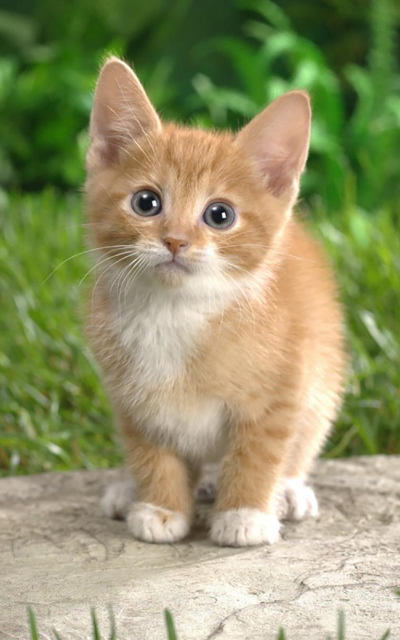
#> input picture colorextraction/cat.bmp, 800 x 1280 px, found by its file name (shown at 1/2 size)
$ python Transparency_fading.py
#> lines starting #> are read from the running program, lines starting #| are printed output that depends on the picture
#> further down, image_original is the input picture: shape (1280, 800, 3); mean B, G, R 107, 149.4, 148.1
## from https://stackoverflow.com/questions/69579255/how-to-fade-image-in-python
import matplotlib.pylab as plt
import matplotlib.image as img
from PIL import Image
import numpy as np
import cv2
import time


def bgr2rgb(bgr):
    rgb = bgr[:, :, ::-1]
    return rgb

#rgb2rgba function
def rgb2rgba(rgb, value):
#> called with value = 175
    height, width, _ = rgb.shape
#> height = 1280; width = 800
    rgba_image = np.zeros((height, width, 4))

    rgba_image[:,:,0:3] = rgb
    rgba_image[:,:,3] = value
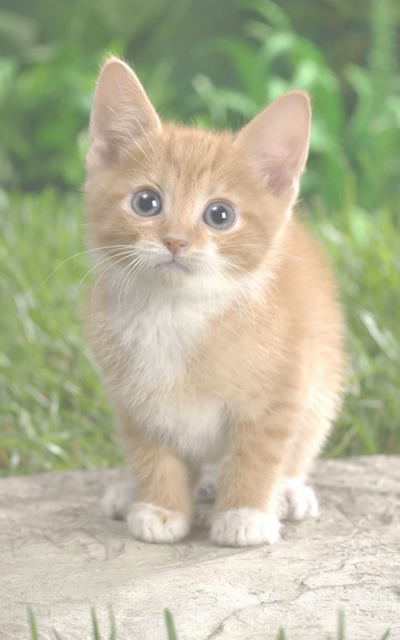
#> rgba_image: shape (1280, 800, 4) float64 (shown at 1/2 size); mean R, G, B, A 148.1, 149.4, 107, 175; transparent parts drawn white
    # for y in range(width):
    #     for x in range(height):
    #         rgba_image[x,y,3]= value
    rgba_image = rgba_image.astype(np.uint8)
    return rgba_image


#수직방향 fade out 함수
#def fade_image_vertical(image_v, p1, p2, flow_up=False):
    height, width, _ = image_v.shape    #이미지 세로*가로 크기 저장
    fade_range = list(range(int(height * p1), int(height * p2)))    #fade할 범위 2개의 list로 지정,
##    fade_range = fade_range[::-1] if flow_up else fade_range        #??왜있나??flowup이면(위로갈수록 fade_out) 리스트 역으로:...5,4,3,2,1,0//아니면 그대로

    for y in fade_range:
        if flow_up:                                                     #위로 갈수록 fade out
            alpha = int((y - height * p1) / height / (p2 - p1) * 255)   # y열 숫자가 클수록 alpha 증가, 투명도 감소
        else:                                                                   #아래로 갈수록 fade out
            alpha = 255 - int((y - height * p1) / height / (p2 - p1) * 255)     #y열 숫자 클수록 alpha 감소, 투명도 증가
        for x in range(width):                                            # width에 대하여 반복한다
            image_v[y, x, 3] = alpha                                      #image_v의 3번째 채널(?)에 앞에서 계산했던 alpha값을 계속 대입해준다
    return image_v

#def fade_image_horizontal(image_h, p1, p2, flow_left=False):

    height, width, _ = image_h.shape
    fade_range = list(range(int(width*p1), int(width*p2)))
    fade_range = fade_range[::-1] if flow_left else fade_range

    for x in fade_range:
        if flow_left:
            alpha = int((x - width*p1) / width / (p2-p1) * 255)
        else:
            alpha = 255-int((x - width*p1) / width / (p2-p1) * 255)
        for y in range(height):
            image_h[y, x, 3] = alpha
    return image_h


def fade_image_edge(image_e, fade_distance):
    # 이미지의 크기 가져오기
#> called with fade_distance = 510
    height, width, _ = image_e.shape
#> height = 1280; width = 800
    # 가장자리에서 투명도 적용
    for y in range(height):
        for x in range(width):                      #0행0열부터 0행1열, 0행 2열... 순으로 적용
            alpha = min(255, int(min(x, y, width - x, height - y)) / fade_distance * 255)   #alpha값은 행과 열이 이미지 크기의 극단에 있을수록 작아짐(투명도 증가)
            image_e[y, x, 3] = alpha
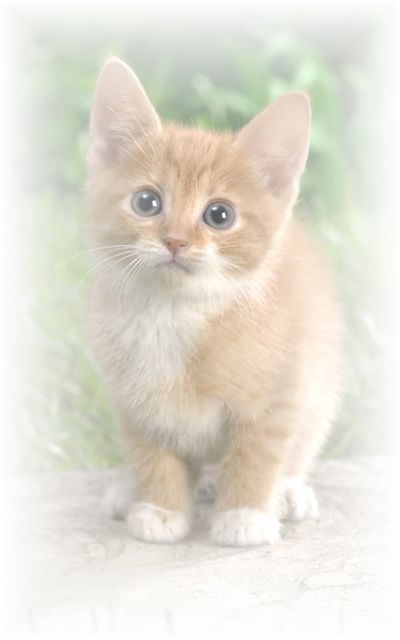
#> image_e: shape (1280, 800, 4) (shown at 1/2 size); mean R, G, B, A 148.1, 149.4, 107, 78.9; transparent parts drawn white

    return image_e

#import image
image_original = cv2.imread('cat.bmp')
## 처리속도 측정
start = time.time()
image_rgb = bgr2rgb(image_original)

image_rgba = rgb2rgba(image_rgb, 175)
# image_v = image_rgba.copy()
# image_h = image_rgba.copy()
image_e = image_rgba.copy()


# #fade out each direction and Save it
# fade_image_vertical(image_v, 0.1, 1.0 , flow_up=False)    #bottom, 아래로 갈수록 fade out
# fade_image_vertical(image_v, 0  , 0.1, flow_up=True)      #top, 위로갈수록 fade out
# cv2.imwrite('fade_image_vertical.png', image_v)

# fade_image_horizontal(image_h, 0.75, 1.0 , flow_left=False)   #right, right로 갈수록 fade out
# fade_image_horizontal(image_h, 0  , 0.25, flow_left=True)     #left, left로 갈수록 fade out
# cv2.imwrite('fade_image_horizontal.png', image_h)

fade_distance = 510
fade_image_edge(image_e, fade_distance)
print("Working time :", time.time() - start)
# cv2.imwrite('fade_image_edge.png', image_e)

#Show results
plt.figure(figsize=(10,  10))
plt.subplot(1,1,1)
plt.axis('off')  # Turn off axis labels
plt.imshow(image_e)
plt.title('image_e')
plt.show()


# [21 lines of commented-out code are left out]

$ run again, with colorextraction/cloud.bmp copied over colorextraction/cat.bmp
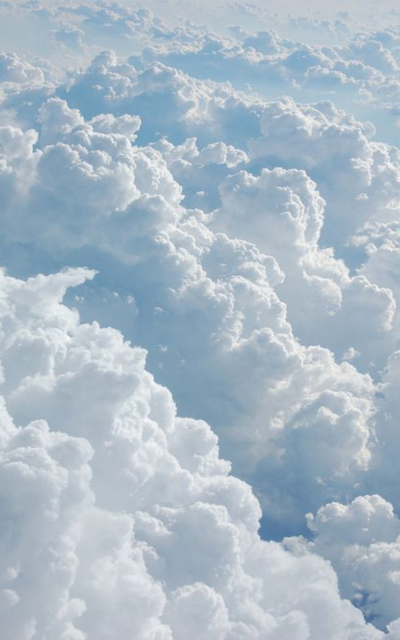
#> input picture colorextraction/cloud.bmp, 800 x 1280 px, found by its file name (shown at 1/2 size)
#> image_original is the input picture: shape (1280, 800, 3); mean B, G, R 199, 186.3, 170.3
#> in rgb2rgba, `rgba_image[:,:,3] = value`:
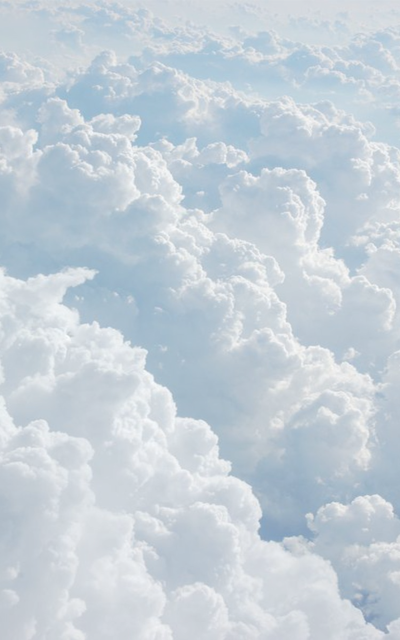
#> rgba_image: shape (1280, 800, 4) float64 (shown at 1/2 size); mean R, G, B, A 170.3, 186.3, 199, 175; transparent parts drawn white
#> after the loop in fade_image_edge, `for y in range(height):`:
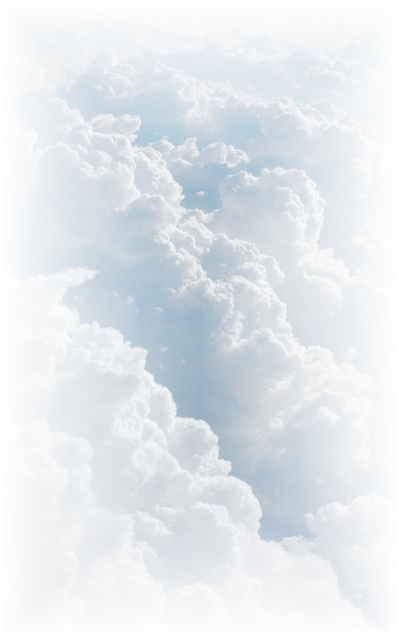
#> image_e: shape (1280, 800, 4) (shown at 1/2 size); mean R, G, B, A 170.3, 186.3, 199, 78.9; transparent parts drawn white
